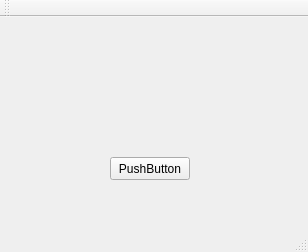
<?xml version="1.0" encoding="UTF-8"?>
<ui version="4.0">
 <class>MainWindow</class>
 <widget class="QMainWindow" name="MainWindow">
  <property name="geometry">
   <rect>
    <x>0</x>
    <y>0</y>
    <width>308</width>
    <height>252</height>
   </rect>
  </property>
  <property name="windowTitle">
   <string>MainWindow</string>
  </property>
  <widget class="QWidget" name="centralWidget">
   <widget class="QPushButton" name="pushButton">
    <property name="geometry">
     <rect>
      <x>110</x>
      <y>140</y>
      <width>80</width>
      <height>23</height>
     </rect>
    </property>
    <property name="text">
     <string>PushButton</string>
    </property>
   </widget>
  </widget>
  <widget class="QMenuBar" name="menuBar">
   <property name="geometry">
    <rect>
     <x>0</x>
     <y>0</y>
     <width>308</width>
     <height>20</height>
    </rect>
   </property>
  </widget>
  <widget class="QToolBar" name="mainToolBar">
   <attribute name="toolBarArea">
    <enum>TopToolBarArea</enum>
   </attribute>
   <attribute name="toolBarBreak">
    <bool>false</bool>
   </attribute>
  </widget>
  <widget class="QStatusBar" name="statusBar"/>
 </widget>
 <layoutdefault spacing="6" margin="11"/>
 <resources/>
 <connections/>
</ui>
